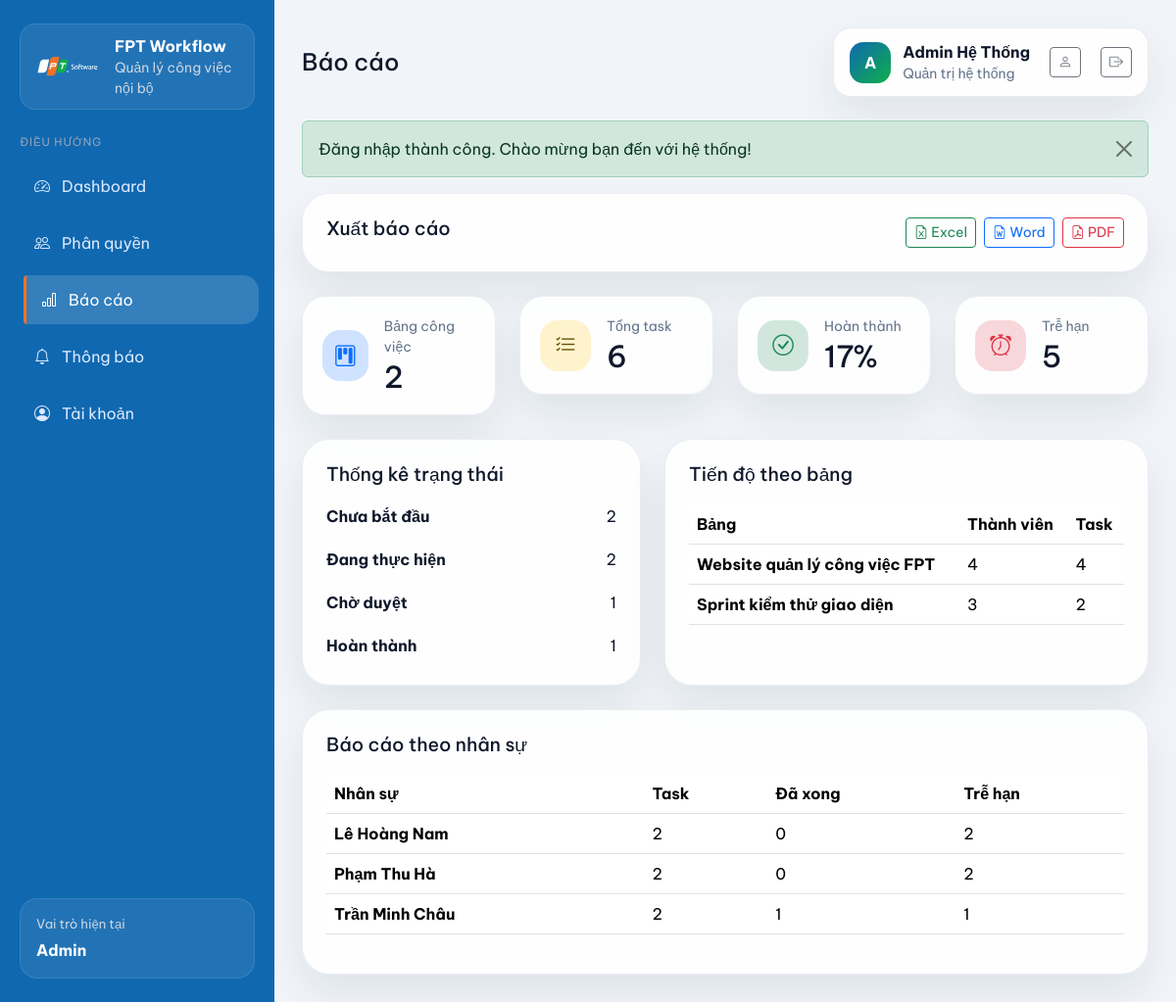
Screenshot of /reports.php (signed in) with the database file from the repository.
### tables this page shows
CREATE TABLE `boards` (
    `id` INT NOT NULL AUTO_INCREMENT,
    `name` VARCHAR(150) NOT NULL,
    `description` TEXT DEFAULT NULL,
    `owner_id` INT NOT NULL,
    `start_date` DATE DEFAULT NULL,
    `end_date` DATE DEFAULT NULL,
    `created_at` TIMESTAMP NOT NULL DEFAULT CURRENT_TIMESTAMP,
    PRIMARY KEY (`id`),
    CONSTRAINT `fk_boards_owner` FOREIGN KEY (`owner_id`) REFERENCES `users`(`id`) ON DELETE CASCADE
);

### helpers.php (called while the page is built, shortened)
<?php
function e($value)
{
    return htmlspecialchars((string) $value, ENT_QUOTES, 'UTF-8');
}
function current_user()
{
    return isset($_SESSION['user']) ? $_SESSION['user'] : null;
}
function current_user_role()
{
    $user = current_user();
    return $user ? $user['role'] : null;
}
function is_admin()
{
    return current_user_role() === 'admin';
}

### repository.php (called while the page is built, shortened)
<?php
function fetch_task_status_report()
{
    global $pdo;
    if (is_admin() || is_manager()) {
        $statement = $pdo->query(
            "
            SELECT s.status_name, s.status_key, COUNT(t.id) AS task_count
            FROM task_statuses s
            LEFT JOIN tasks t ON t.status_id = s.id
            GROUP BY s.id, s.status_name, s.status_key, s.display_order
            ORDER BY s.display_order ASC
            "
        );
        return $statement->fetchAll();
    }
    $statement = $pdo->prepare(
        "
        SELECT
            s.status_name,
            s.status_key,
            COUNT(
                CASE
                    WHEN b.owner_id = :owner_user_id OR access_member.user_id IS NOT NULL THEN t.id
                END
            ) AS task_count
        FROM task_statuses s
        LEFT JOIN tasks t ON t.status_id = s.id
        LEFT JOIN boards b ON b.id = t.board_id
        LEFT JOIN board_members access_member
            ON access_member.board_id = b.id
            AND access_member.user_id = :member_user_id
        GROUP BY s.id, s.status_name, s.status_key, s.display_order
        ORDER BY s.display_order ASC
        "
    );
    $statement->execute(
        array(
            'member_user_id' => current_user_id(),
            'owner_user_id' => current_user_id(),
        )
    );
    return $statement->fetchAll();
}
function fetch_assignee_report()
{
    global $pdo;
    if (is_admin() || is_manager()) {
        $statement = $pdo->query(
            "
            SELECT
                COALESCE(u.full_name, 'Chưa giao') AS assignee_name,
                COUNT(t.id) AS task_count,
                SUM(CASE WHEN s.status_key = 'done' THEN 1 ELSE 0 END) AS done_count,
                SUM(CASE WHEN t.deadline < CURDATE() AND s.status_key <> 'done' THEN 1 ELSE 0 END) AS overdue_count
            FROM tasks t
            INNER JOIN task_statuses s ON s.id = t.status_id
            LEFT JOIN users u ON u.id = t.assignee_id
            GROUP BY t.assignee_id, u.full_name
            ORDER BY task_count DESC, assignee_name ASC
            "
        );
        return $statement->fetchAll();
    }
    $statement = $pdo->prepare(
        "
        SELECT
            COALESCE(u.full_name, 'Chưa giao') AS assignee_name,
            COUNT(t.id) AS task_count,
            SUM(CASE WHEN s.status_key = 'done' THEN 1 ELSE 0 END) AS done_count,
            SUM(CASE WHEN t.deadline < CURDATE() AND s.status_key <> 'done' THEN 1 ELSE 0 END) AS overdue_count
        FROM tasks t
        INNER JOIN task_statuses s ON s.id = t.status_id
        INNER JOIN boards b ON b.id = t.board_id
        LEFT JOIN board_members access_member
            ON access_member.board_id = b.id
            AND access_member.user_id = :member_user_id
        LEFT JOIN users u ON u.id = t.assignee_id
        WHERE b.owner_id = :owner_user_id OR access_member.user_id IS NOT NULL
        GROUP BY t.assignee_id, u.full_name
        ORDER BY task_count DESC, assignee_name ASC
        "
    );
    $statement->execute(
        array(
            'member_user_id' => current_user_id(),
            'owner_user_id' => current_user_id(),
        )
    );
    return $statement->fetchAll();
}
function fetch_boards_for_current_user()
{
    global $pdo;
    $baseSql = "
        SELECT
            b.*,
            owner.full_name AS owner_name,
            COUNT(DISTINCT bm.user_id) + 1 AS member_count,
            COUNT(DISTINCT t.id) AS task_count,
            COUNT(DISTINCT CASE WHEN s.status_key = 'done' THEN t.id END) AS done_count
        FROM boards b
        INNER JOIN users owner ON owner.id = b.owner_id
        LEFT JOIN board_members bm ON bm.board_id = b.id
        LEFT JOIN tasks t ON t.board_id = b.id
        LEFT JOIN task_statuses s ON s.id = t.status_id
    ";
    if (is_admin() || is_manager()) {
        $sql = $baseSql . '
            GROUP BY b.id
            ORDER BY b.created_at DESC
        ';
        $statement = $pdo->query($sql);
        return $statement->fetchAll();
    }
    $sql = $baseSql . '
        LEFT JOIN board_members access_member
            ON access_member.board_id = b.id
            AND access_member.user_id = :member_user_id
        WHERE b.owner_id = :owner_user_id OR access_member.user_id IS NOT NULL
        GROUP BY b.id
        ORDER BY b.created_at DESC
    ';
    $statement = $pdo->prepare($sql);
    $statement->execute(
        array(
            'member_user_id' => current_user_id(),
            'owner_user_id' => current_user_id(),
        )
    );
    return $statement->fetchAll();
}
function fetch_dashboard_stats()
{
    global $pdo;
    if (is_admin() || is_manager()) {
        $sql = "
            SELECT
                COUNT(DISTINCT b.id) AS board_count,
                COUNT(t.id) AS task_count,
                SUM(CASE WHEN s.status_key = 'done' THEN 1 ELSE 0 END) AS done_count,
                SUM(CASE WHEN t.deadline < CURDATE() AND s.status_key <> 'done' THEN 1 ELSE 0 END) AS overdue_count
            FROM boards b
            LEFT JOIN tasks t ON t.board_id = b.id
            LEFT JOIN task_statuses s ON s.id = t.status_id
        ";
        $statement = $pdo->query($sql);
        return $statement->fetch();
    }
    $sql = "
        SELECT
            COUNT(DISTINCT b.id) AS board_count,
            COUNT(t.id) AS task_count,
            SUM(CASE WHEN s.status_key = 'done' THEN 1 ELSE 0 END) AS done_count,
            SUM(CASE WHEN t.deadline < CURDATE() AND s.status_key <> 'done' THEN 1 ELSE 0 END) AS overdue_count
        FROM boards b
        LEFT JOIN board_members access_member
            ON access_member.board_id = b.id
            AND access_member.user_id = :member_user_id
        LEFT JOIN tasks t ON t.board_id = b.id
        LEFT JOIN task_statuses s ON s.id = t.status_id
        WHERE b.owner_id = :owner_user_id OR access_member.user_id IS NOT NULL
    ";
    $statement = $pdo->prepare($sql);
    $statement->execute(
        array(
            'member_user_id' => current_user_id(),
            'owner_user_id' => current_user_id(),
        )
    );
    return $statement->fetch();
}

### reports.php (the view, shortened to what this page needs)
<?php
$stats = fetch_dashboard_stats();
$boards = fetch_boards_for_current_user();
$statusReport = fetch_task_status_report();
$assigneeReport = fetch_assignee_report();
$completionRate = 0;
if (!empty($stats['task_count'])) {
    $completionRate = round(((int) $stats['done_count'] / (int) $stats['task_count']) * 100);
}
require_once __DIR__ . '/partials/header.php';
?>
<div class="content-card mb-4">
    <div class="section-header mb-0">
        <div>
            <h3 class="section-title">Xuất báo cáo</h3>
        </div>
        <div class="d-flex flex-wrap gap-2">
            <a href="actions/export_excel.php" class="btn btn-outline-success btn-sm">
                <i class="bi bi-file-earmark-excel"></i>
                Excel
            </a>
            <a href="actions/export_word.php" class="btn btn-outline-primary btn-sm">
                <i class="bi bi-file-earmark-word"></i>
                Word
            </a>
            <a href="actions/export_pdf.php" class="btn btn-outline-danger btn-sm">
                <i class="bi bi-file-earmark-pdf"></i>
                PDF
            </a>
        </div>
    </div>
</div>
<div class="row g-4 mb-4">
    <div class="col-md-6 col-xl-3">
        <div class="stat-card">
            <span class="stat-icon bg-primary-subtle text-primary"><i class="bi bi-kanban"></i></span>
            <div>
                <small>Bảng công việc</small>
                <h3><?php echo e((int) $stats['board_count']); ?></h3>
            </div>
        </div>
    </div>
    <div class="col-md-6 col-xl-3">
        <div class="stat-card">
            <span class="stat-icon bg-warning-subtle text-warning-emphasis"><i class="bi bi-list-check"></i></span>
            <div>
                <small>Tổng task</small>
                <h3><?php echo e((int) $stats['task_count']); ?></h3>
            </div>
        </div>
    </div>
    <div class="col-md-6 col-xl-3">
        <div class="stat-card">
            <span class="stat-icon bg-success-subtle text-success"><i class="bi bi-check-circle"></i></span>
            <div>
                <small>Hoàn thành</small>
                <h3><?php echo e($completionRate); ?>%</h3>
            </div>
        </div>
    </div>
    <div class="col-md-6 col-xl-3">
        <div class="stat-card">
            <span class="stat-icon bg-danger-subtle text-danger"><i class="bi bi-alarm"></i></span>
            <div>
                <small>Trễ hạn</small>
                <h3><?php echo e((int) $stats['overdue_count']); ?></h3>
            </div>
        </div>
    </div>
</div>
<div class="row g-4">
    <div class="col-xl-5">
        <div class="content-card h-100">
            <div class="section-header">
                <div>
                    <h3 class="section-title">Thống kê trạng thái</h3>
                </div>
            </div>
            <div class="vstack gap-3">
                <?php foreach ($statusReport as $row) { ?>
                    <div>
                        <div class="d-flex justify-content-between mb-1">
                            <strong><?php echo e($row['status_name']); ?></strong>
                            <span><?php echo e((int) $row['task_count']); ?></span>
                        </div>
                    </div>
                <?php } ?>
            </div>
        </div>
    </div>
    <div class="col-xl-7">
        <div class="content-card h-100">
            <div class="section-header">
                <div>
                    <h3 class="section-title">Tiến độ theo bảng</h3>
                </div>
            </div>
            <div class="table-responsive">
                <table class="table align-middle">
                    <thead>
                        <tr>
                            <th>Bảng</th>
                            <th>Thành viên</th>
                            <th>Task</th>
                        </tr>
                    </thead>
                    <tbody>
                        <?php foreach ($boards as $board) { ?>
                            <tr>
                                <td><strong><?php echo e($board['name']); ?></strong></td>
                                <td><?php echo e((int) $board['member_count']); ?></td>
                                <td><?php echo e((int) $board['task_count']); ?></td>
                            </tr>
                        <?php } ?>
                    </tbody>
                </table>
            </div>
        </div>
    </div>
</div>
<div class="content-card mt-4">
    <div class="section-header">
        <div>
            <h3 class="section-title">Báo cáo theo nhân sự</h3>
        </div>
    </div>
    <div class="table-responsive">
        <table class="table align-middle">
            <thead>
                <tr>
                    <th>Nhân sự</th>
                    <th>Task</th>
                    <th>Đã xong</th>
                    <th>Trễ hạn</th>
                </tr>
            </thead>
            <tbody>
                <?php foreach ($assigneeReport as $row) { ?>
                    <tr>
                        <td><strong><?php echo e($row['assignee_name']); ?></strong></td>
                        <td><?php echo e((int) $row['task_count']); ?></td>
                        <td><?php echo e((int) $row['done_count']); ?></td>
                        <td><?php echo e((int) $row['overdue_count']); ?></td>
                    </tr>
                <?php } ?>
            </tbody>
        </table>
    </div>
</div>
<?php require_once __DIR__ . '/partials/footer.php'; ?>

### assets/css/styles.css (style rules this page uses)
:root { --fpt-blue: #1068b0; --fpt-green: #0db04b; --fpt-orange: #f27226; --fpt-blue-light: #e0f2fe; --sidebar-bg: #1068b0; --ink-900: #0f172a; --ink-700: #334155; --ink-500: #64748b; --line: #e2e8f0; --surface: #ffffff; --surface-soft: #f8fafc; --bg: #f1f5f9; }
* { box-sizing: border-box; }
body { font-family: 'Be Vietnam Pro', sans-serif; color: var(--ink-900); background: var(--bg); }
.app-body { min-height: 100vh; margin: 0; }
.content-card, .stat-card, .board-card, .mini-stat, .task-column, .login-card { background: rgba(255, 255, 255, 0.88); backdrop-filter: blur(12px); border: 1px solid rgba(148, 163, 184, 0.18); box-shadow: 0 20px 40px rgba(15, 23, 42, 0.08); }
.stat-card { border-radius: 24px; padding: 20px; display: flex; align-items: center; gap: 16px; }
.stat-card small { color: var(--ink-500); display: block; margin-bottom: 2px; }
.stat-card h3 { margin: 0; font-size: 1.9rem; }
.stat-icon { width: 52px; height: 52px; border-radius: 18px; display: inline-flex; align-items: center; justify-content: center; font-size: 1.35rem; }
.content-card { border-radius: 28px; padding: 24px; }
.section-header { display: flex; justify-content: space-between; align-items: start; gap: 16px; margin-bottom: 18px; }
.section-title { margin: 0; font-size: 1.2rem; }

### rows the page displays
boards: name "Website quản lý công việc FPT", member_count "4", task_count "4"
boards: name "Sprint kiểm thử giao diện", member_count "3", task_count "2"

### other values shown
role_label(current_user_role()) "Admin"
$pageTitle "Báo cáo"
$userInitial "A"
$user['full_name'] "Admin Hệ Thống"
$user['department'] "Quản trị hệ thống"
$flash['message'] "Đăng nhập thành công. Chào mừng bạn đến với hệ thống!"
$stats['board_count'] "2"
$stats['task_count'] "6"
$completionRate "17"
$stats['overdue_count'] "5"
$row['status_name'] "Chưa bắt đầu"
$row['task_count'] "2"
$row['status_name'] "Đang thực hiện"
$row['status_name'] "Chờ duyệt"
$row['task_count'] "1"
